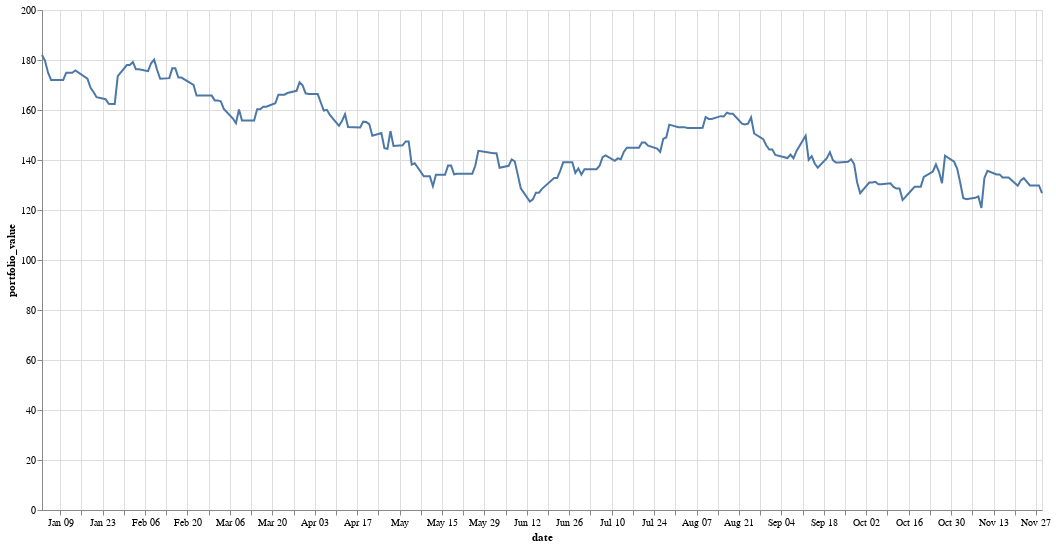

This figure's notebook cell:
### Code cell
alt.Chart(test_df).mark_line().encode(
    x = 'date',
    y = 'portfolio_value'
).properties(
    width = 1000,
    height = 500
)

### Figure 1 — Vega-Lite specification as saved in the notebook (floating-point values rounded to 4 significant figures; data arrays with more than 128 entries replaced by an {"elided": "..."} marker saying what was removed)
{"config": {"view": {"continuousWidth": 400, "continuousHeight": 300}}, "data": {"name": "data-740f54b5e920de7c4747a37b6ba130da"}, "mark": "line", "encoding": {"x": {"field": "date", "type": "temporal"}, "y": {"field": "portfolio_value", "type": "quantitative"}}, "height": 500, "width": 1000, "$schema": "https://vega.github.io/schema/vega-lite/v4.17.0.json", "datasets": {"data-740f54b5e920de7c4747a37b6ba130da": {"elided": "229 records"}}}
